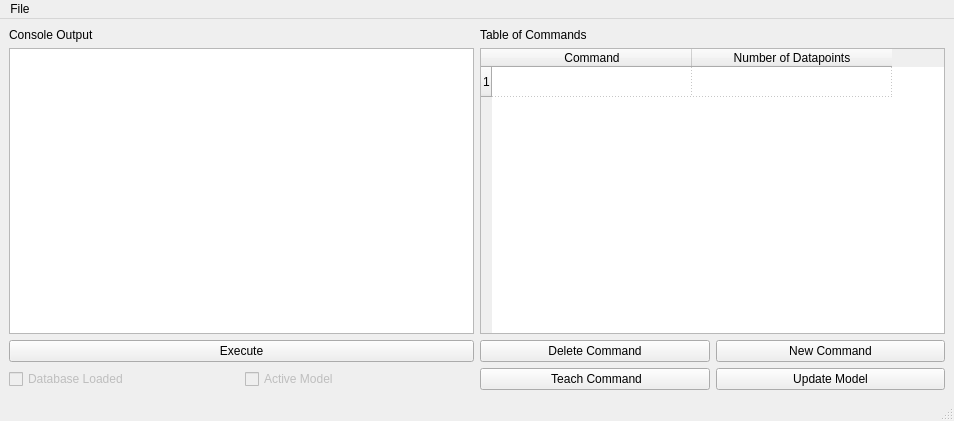
<?xml version="1.0" encoding="UTF-8"?>
<ui version="4.0">
 <class>MainWindow</class>
 <widget class="QMainWindow" name="MainWindow">
  <property name="geometry">
   <rect>
    <x>0</x>
    <y>0</y>
    <width>954</width>
    <height>421</height>
   </rect>
  </property>
  <property name="mouseTracking">
   <bool>true</bool>
  </property>
  <property name="windowTitle">
   <string>Leap Commander</string>
  </property>
  <property name="autoFillBackground">
   <bool>false</bool>
  </property>
  <widget class="QWidget" name="centralwidget">
   <layout class="QGridLayout" name="gridLayout">
    <item row="3" column="0" colspan="2">
     <widget class="QPushButton" name="Execute">
      <property name="text">
       <string>Execute</string>
      </property>
     </widget>
    </item>
    <item row="0" column="0" colspan="2">
     <widget class="QLabel" name="ConsoleLabel">
      <property name="text">
       <string>Console Output</string>
      </property>
     </widget>
    </item>
    <item row="0" column="2" colspan="2">
     <widget class="QLabel" name="TableLabel">
      <property name="text">
       <string>Table of Commands</string>
      </property>
     </widget>
    </item>
    <item row="1" column="2" colspan="2">
     <widget class="QTableWidget" name="tableWidget">
      <property name="enabled">
       <bool>true</bool>
      </property>
      <property name="autoFillBackground">
       <bool>false</bool>
      </property>
      <property name="editTriggers">
       <set>QAbstractItemView::NoEditTriggers</set>
      </property>
      <property name="alternatingRowColors">
       <bool>true</bool>
      </property>
      <property name="gridStyle">
       <enum>Qt::DotLine</enum>
      </property>
      <property name="rowCount">
       <number>1</number>
      </property>
      <property name="columnCount">
       <number>2</number>
      </property>
      <attribute name="horizontalHeaderCascadingSectionResizes">
       <bool>true</bool>
      </attribute>
      <attribute name="horizontalHeaderDefaultSectionSize">
       <number>200</number>
      </attribute>
      <row/>
      <column>
       <property name="text">
        <string>Command</string>
       </property>
      </column>
      <column>
       <property name="text">
        <string>Number of Datapoints</string>
       </property>
      </column>
     </widget>
    </item>
    <item row="3" column="3">
     <widget class="QPushButton" name="NewCommand">
      <property name="text">
       <string>New Command</string>
      </property>
     </widget>
    </item>
    <item row="1" column="0" colspan="2">
     <widget class="QPlainTextEdit" name="ConsoleOutput">
      <property name="plainText">
       <string/>
      </property>
     </widget>
    </item>
    <item row="3" column="2">
     <widget class="QPushButton" name="DeleteCommand">
      <property name="text">
       <string>Delete Command</string>
      </property>
     </widget>
    </item>
    <item row="4" column="2">
     <widget class="QPushButton" name="TeachCommand">
      <property name="text">
       <string> Teach Command</string>
      </property>
     </widget>
    </item>
    <item row="4" column="3">
     <widget class="QPushButton" name="UpdateModel">
      <property name="text">
       <string>Update Model</string>
      </property>
     </widget>
    </item>
    <item row="4" column="0">
     <widget class="QCheckBox" name="DatabaseLoaded">
      <property name="enabled">
       <bool>false</bool>
      </property>
      <property name="mouseTracking">
       <bool>false</bool>
      </property>
      <property name="text">
       <string>Database Loaded</string>
      </property>
      <property name="checkable">
       <bool>true</bool>
      </property>
      <property name="autoExclusive">
       <bool>false</bool>
      </property>
     </widget>
    </item>
    <item row="4" column="1">
     <widget class="QCheckBox" name="ActiveModel">
      <property name="enabled">
       <bool>false</bool>
      </property>
      <property name="mouseTracking">
       <bool>false</bool>
      </property>
      <property name="text">
       <string>Active Model</string>
      </property>
      <property name="checkable">
       <bool>true</bool>
      </property>
      <property name="autoExclusive">
       <bool>false</bool>
      </property>
     </widget>
    </item>
   </layout>
  </widget>
  <widget class="QMenuBar" name="menubar">
   <property name="geometry">
    <rect>
     <x>0</x>
     <y>0</y>
     <width>954</width>
     <height>23</height>
    </rect>
   </property>
   <widget class="QMenu" name="menuFile">
    <property name="title">
     <string>File</string>
    </property>
    <addaction name="actionNew_Database"/>
    <addaction name="actionOpen"/>
    <addaction name="separator"/>
    <addaction name="actionExit"/>
   </widget>
   <addaction name="menuFile"/>
  </widget>
  <widget class="QStatusBar" name="statusbar"/>
  <action name="actionOpen">
   <property name="text">
    <string>Open Database</string>
   </property>
  </action>
  <action name="actionSave_Database">
   <property name="text">
    <string>Save Database</string>
   </property>
  </action>
  <action name="actionExit">
   <property name="text">
    <string>Exit</string>
   </property>
  </action>
  <action name="actionNew_Database">
   <property name="text">
    <string>New Database</string>
   </property>
  </action>
 </widget>
 <resources/>
 <connections/>
</ui>
